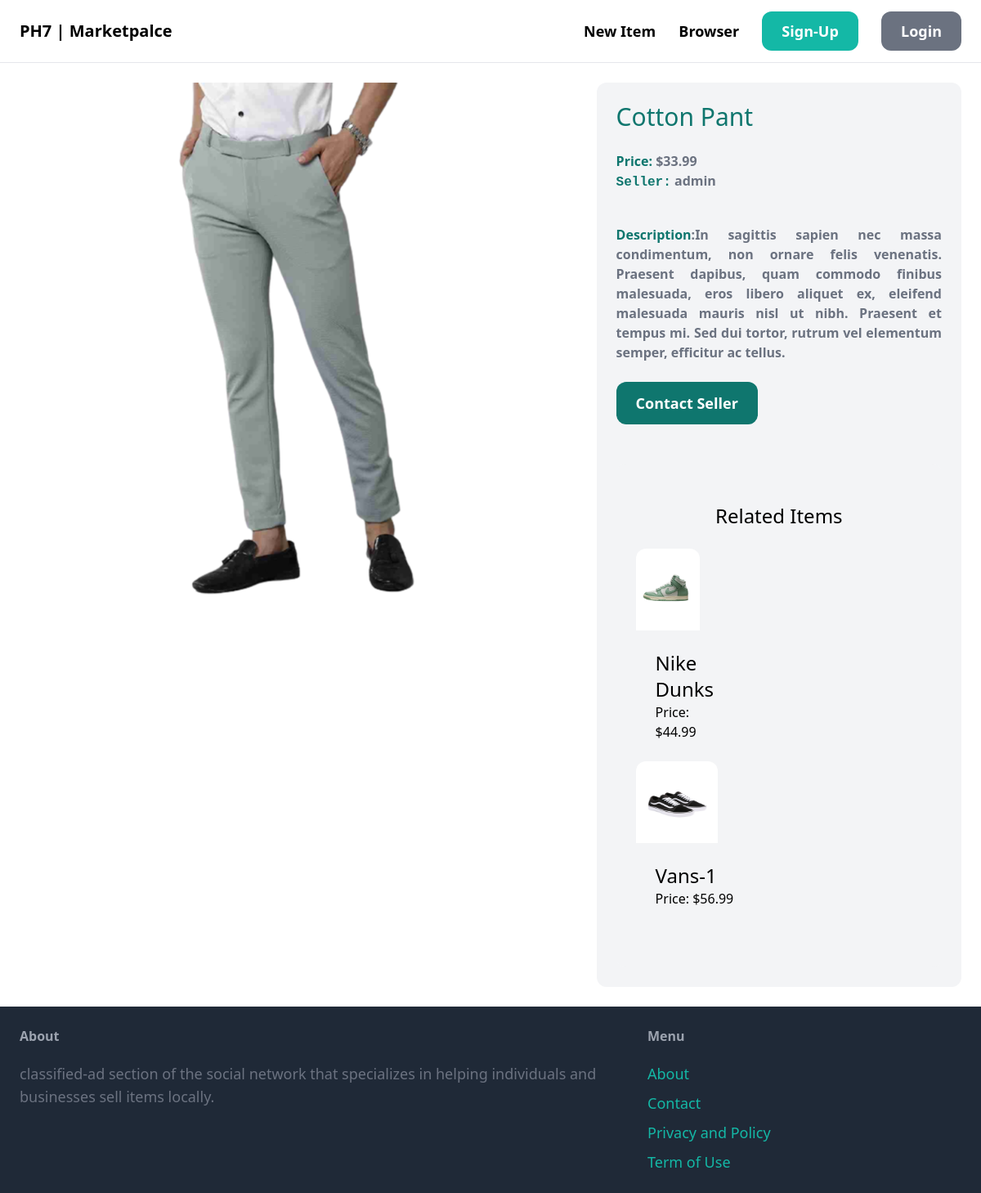
The page /items/7/ on the database its author committed.
### item/models.py (models this page shows, shortened)
class Item(models.Model):
    catagory = models.ForeignKey(Catagory, related_name='items', on_delete=models.CASCADE)
    name = models.CharField(max_length=225)
    description= models.TextField(blank=True,null=True)
    price = models.FloatField()
    image = models.ImageField(upload_to='item_images', blank=True)
    is_sold = models.BooleanField(default=False)
    created_by = models.ForeignKey(User, related_name='item', on_delete=models.CASCADE)
    create_at = models.DateTimeField(auto_now_add=True, null=True)
    class Meta:
        ordering= ('name',) # to keep the catagories in order

### item/views.py (the view)
# urls.py: path('<int:pk>/', views.detail, name='detail'),
def detail(request, pk):
    item= get_object_or_404(Item, pk=pk)
    related_items = Item.objects.filter(catagory = item.catagory,is_sold=False).exclude(pk=pk)[0:3]
    return render(request, 'item/detail.html', {
        'item' : item,
        'related_items':related_items,
        })

### item/templates/item/detail.html (shortened to what this page needs)
{%extends 'core/base.html'%}
{%block content%}
<div class="grid grid-cols-5 gap-6 ">
    <div class="col-span-3">
        <img src="{{ item.image.url }}" alt="" class="rounded-xl">
    </div>
    <div class="col-span-2 p-6 bg-gray-100 text-justify rounded-xl">
        <h1 class="mb-6 text-3xl text-teal-700">{{item.name}}</h1>
        <p class="text-gray-500"><strong><span class="text-teal-700">Price:</span> ${{item.price}}</strong></p>
        <p class="text-gray-500"><strong><samp class="text-teal-700">Seller:</samp> {{item.created_by.username}}</strong></p>
        {%if item.description%}
        <p class=" mt-10 text-gray-700"><strong class="text-gray-500"><span class="text-teal-700">Description</span>:{{item.description}}</strong></p>
        {%endif%}
        <a href="#" class="inline-block mt-6 px-6 py-3 text-lg font-semibold bg-teal-700 text-white rounded-xl hover:bg-teal-700">Contact Seller</a>
        <br>
        <br>
        <div class="mt-6 px-6 py-12 bg-gray-100 rounded-xl">
            <h2 class="mb-6 text-2xl text-center"> Related Items</h2>
            <div class=" grid grid-cols-4 gap-3">
                {% for item in related_items %}
               <div>
                <a href="{% url 'item:detail' item.id %}">
                    <div>
                        <img src="{{item.image.url}}" alt="" class="rounded-t-xl" style="height: 100px; width:100px;">
                    </div>
                    <div class="p-6 bg-gray rounded-b-xl hover:text-teal-700 ">
                        <h2 class="text-2xl">{{ item.name }}</h2>
                        <p class="text-grey-500">Price: ${{item.price}}</p>
                    </div>
                </a>
               </div>
    </div>
            {% endfor %}
        </div>
    </div>
</div>
{%endblock%}

### rows shown on the page
Item: image (picture), name "Cotton Pant", price "33.99", created_by.username "admin", description "In sagittis sapien nec massa condimentum, non ornare felis venenatis. Praesent dapibus, quam commodo finibus malesuada, eros libero aliquet ex, eleifend malesuada mauris nisl ut nibh. Praesent et tempus mi. Sed dui tortor, rutrum vel elementum semper, efficitur ac tellus."
Item: image (picture), name "Nike Dunks", price "44.99"
Item: image (picture), name "Vans-1", price "56.99"
